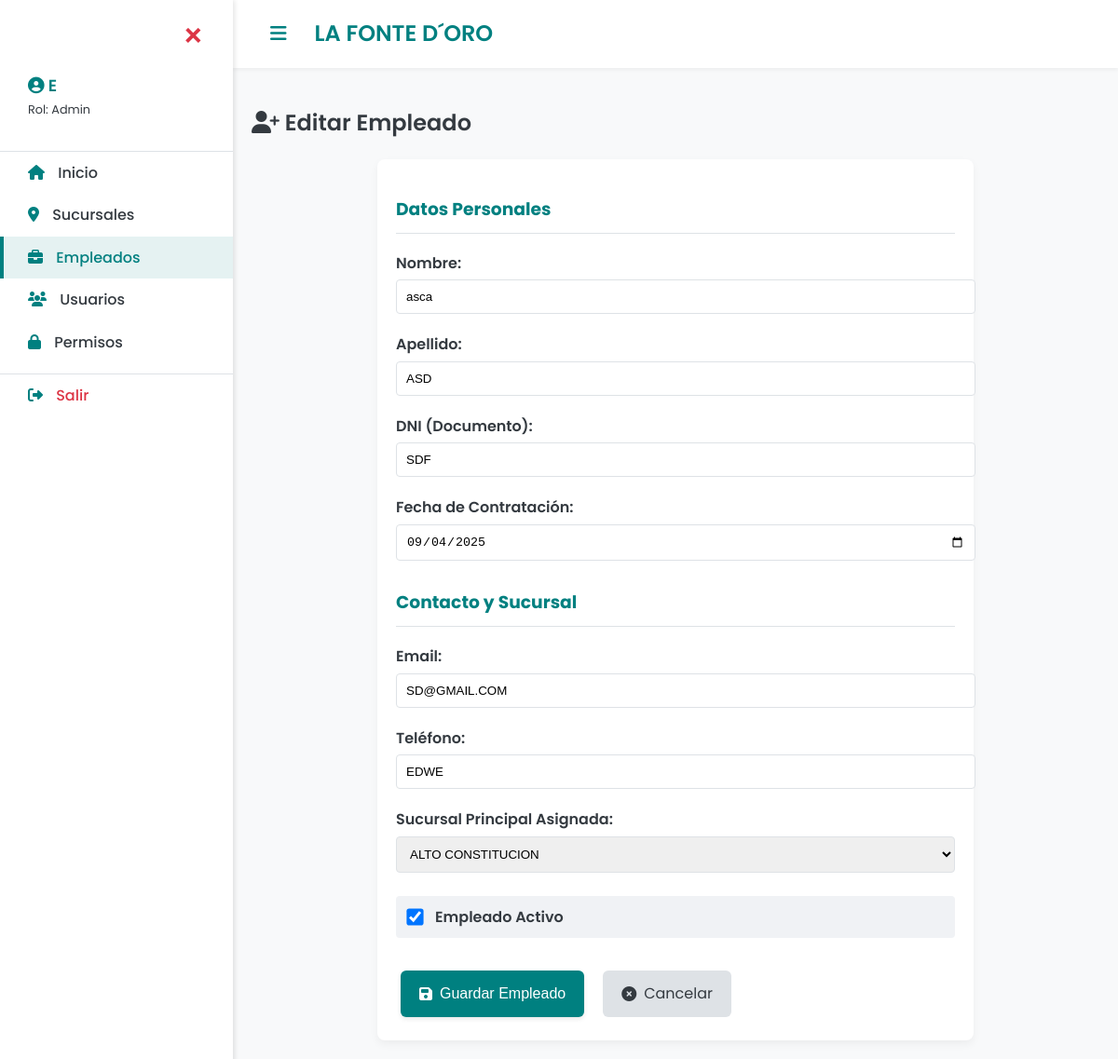
Page /employees/form/1 (signed in) on the committed database.
### run.py (models this page shows)
class Employee(db.Model):
    __tablename__ = 'employee'
    id = db.Column(db.Integer, primary_key=True)
    first_name = db.Column(db.String(80), nullable=False)
    last_name = db.Column(db.String(80), nullable=False)
    dni = db.Column(db.String(20), unique=True, nullable=False)
    phone = db.Column(db.String(20))
    email = db.Column(db.String(120), unique=True)
    hiring_date = db.Column(db.Date) # Fecha de Contratación
    is_active = db.Column(db.Integer, default=1)
    branch_id = db.Column(db.Integer, db.ForeignKey('branch.id'))
    branch = db.relationship('Branch')

class Branch(db.Model):
    __tablename__ = 'branch'
    id = db.Column(db.Integer, primary_key=True)
    name = db.Column(db.String(100), unique=True, nullable=False)
    address = db.Column(db.String(200))
    city = db.Column(db.String(80))
    is_active = db.Column(db.Integer, default=1) # 1: Activa, 0: Desactivada

### run.py (the view, shortened to what this page needs)
@app.route('/employees/form', defaults={'employee_id': None}, methods=['GET', 'POST'])
@app.route('/employees/form/<int:employee_id>', methods=['GET', 'POST'])
@requires_permission
def employee_form(employee_id):
    employee = None
    if employee_id:
        employee = db.session.query(Employee).get_or_404(employee_id)
    all_branches = db.session.query(Branch).filter(Branch.is_active == 1).order_by(Branch.name).all()
    form_title = "Editar Empleado" if employee_id else "Añadir Nuevo Empleado"
    return render_template('employee_form.html', form_title=form_title, employee=employee, active_branches=all_branches)

### run.py (called while the page is built, shortened)
def check_permission(role, endpoint):
    if role == 'admin':
        return True

def requires_permission(f):
    @wraps(f)
    def decorated_function(*args, **kwargs):
        if not session.get('logged_in'):
             return redirect(url_for('login'))
        user_role = session.get('role')
        required_endpoint = f.__name__
        if not check_permission(user_role, required_endpoint):
            flash(f"Acceso denegado. Tu rol '{user_role.capitalize()}' no tiene permiso para acceder a {required_endpoint.replace('_', ' ').title()}.", 'danger')
            return redirect(url_for('index'))
        return f(*args, **kwargs)
    return decorated_function

### templates/employee_form.html (shortened to what this page needs)
{% extends "base.html" %}
{% block content %}
    <h2><i class="fas fa-user-plus"></i> {{ form_title }}</h2>
    <div class="card" style="max-width: 600px; margin: 0 auto;">
        <form method="POST">
            <h3 style="color: var(--primary-color); border-bottom: 1px solid var(--subtle-border); padding-bottom: 10px;">Datos Personales</h3>
            <label for="first_name" style="display: block; margin-top: 15px; margin-bottom: 5px; font-weight: 600;">Nombre:</label>
            <input type="text" id="first_name" name="first_name" required
                   value="{{ employee.first_name if employee else '' }}"
                   style="width: 100%; padding: 10px; border: 1px solid var(--subtle-border); border-radius: 4px;">
            <label for="last_name" style="display: block; margin-top: 20px; margin-bottom: 5px; font-weight: 600;">Apellido:</label>
            <input type="text" id="last_name" name="last_name" required
                   value="{{ employee.last_name if employee else '' }}"
                   oninput="this.value = this.value.toUpperCase()" style="width: 100%; padding: 10px; border: 1px solid var(--subtle-border); border-radius: 4px;">
            <label for="dni" style="display: block; margin-top: 20px; margin-bottom: 5px; font-weight: 600;">DNI (Documento):</label>
            <input type="text" id="dni" name="dni" required
                   value="{{ employee.dni if employee else '' }}"
                   style="width: 100%; padding: 10px; border: 1px solid var(--subtle-border); border-radius: 4px;">
            <label for="hiring_date" style="display: block; margin-top: 20px; margin-bottom: 5px; font-weight: 600;">Fecha de Contratación:</label>
            <input type="date" id="hiring_date" name="hiring_date"
                   value="{{ employee.hiring_date if employee else '' }}"
                   style="width: 100%; padding: 10px; border: 1px solid var(--subtle-border); border-radius: 4px;">
            <h3 style="color: var(--primary-color); border-bottom: 1px solid var(--subtle-border); padding-bottom: 10px; margin-top: 30px;">Contacto y Sucursal</h3>
            <label for="email" style="display: block; margin-top: 15px; margin-bottom: 5px; font-weight: 600;">Email:</label>
            <input type="email" id="email" name="email"
                   value="{{ employee.email if employee else '' }}"
                   style="width: 100%; padding: 10px; border: 1px solid var(--subtle-border); border-radius: 4px;">
            <label for="phone" style="display: block; margin-top: 20px; margin-bottom: 5px; font-weight: 600;">Teléfono:</label>
            <input type="text" id="phone" name="phone"
                   value="{{ employee.phone if employee else '' }}"
                   style="width: 100%; padding: 10px; border: 1px solid var(--subtle-border); border-radius: 4px;">
            <label for="branch_id" style="display: block; margin-top: 20px; margin-bottom: 5px; font-weight: 600;">Sucursal Principal Asignada:</label>
            <select id="branch_id" name="branch_id" required
                    style="width: 100%; padding: 10px; border: 1px solid var(--subtle-border); border-radius: 4px;">
                {% for branch in active_branches %}
                    <option value="{{ branch.id }}"
                            {% if employee and employee.branch_id == branch.id %}selected{% endif %}>
                        {{ branch.name }}
                    </option>
                {% endfor %}
            </select>
            {% if employee %}
                <div style="margin-top: 25px; display: flex; align-items: center; padding: 10px; background-color: #F0F2F5; border-radius: 4px;">
                    <input type="checkbox" id="is_active" name="is_active"
                           {% if employee.is_active %}checked{% endif %}
                           style="margin-right: 15px; transform: scale(1.4);">
                    <label for="is_active" style="font-weight: 600; color: var(--text-dark);">Empleado Activo</label>
                </div>
            {% endif %}
            <div style="margin-top: 30px; display: flex; gap: 10px;">
                <button type="submit" class="btn btn-primary" style="padding: 12px 20px; font-size: 1rem;">
                    <i class="fas fa-save"></i> Guardar Empleado
                </button>
                <a href="{{ url_for('manage_employees') }}" class="btn" style="background-color: var(--subtle-border); color: var(--text-dark); box-shadow: none; padding: 12px 20px;">
                    <i class="fas fa-times-circle"></i> Cancelar
                </a>
            </div>
        </form>
    </div>
{% endblock %}

### templates/base.html (style rules this page uses)
:root { --primary-color: #008080; --secondary-color: #A1887F; --background-light: #F8F9FA; --text-dark: #343A40; --success-color: #28A745; --danger-color: #DC3545; --subtle-border: #DEE2E6; --sidebar-width: 250px; --active-bg: rgba(0, 128, 128, 0.1); }
body { font-family: 'Poppins', sans-serif; background-color: var(--background-light); color: var(--text-dark); margin: 0; padding: 0; line-height: 1.6; transition: margin-left 0.3s; }
h1, h2 { font-weight: 600; color: var(--text-dark); }
.btn { padding: 10px 15px; border: none; border-radius: 6px; cursor: pointer; font-weight: 400; transition: all 0.2s ease-in-out; margin: 5px; display: inline-flex; align-items: center; text-decoration: none; box-shadow: 0 2px 5px rgba(0,0,0,0.1); }
.btn i { margin-right: 8px; }
.btn-primary { background-color: var(--primary-color); color: white; }
.card { background-color: white; border-radius: 8px; box-shadow: 0 4px 10px rgba(0,0,0,0.05); padding: 20px; margin-bottom: 20px; }

### rows in the picture
Employee: first_name "asca", last_name "ASD", dni "SDF", hiring_date "09/04/2025", email "SD@GMAIL.COM", phone "EDWE", branch_id "ALTO CONSTITUCION", is_active "☑"

### other values in the picture
{{ session.get('username', 'Invitado') }} "E"
{{ session.get('role', 'N/A') }} "Admin"
